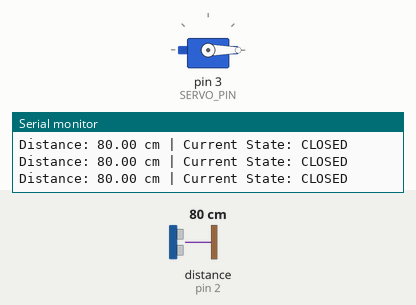
A sketch run on a simulated Arduino Uno, built with avr-gcc and run on an emulated ATmega328P. Shown: servo, the last lines printed to the serial monitor. The inputs (shaded band) are chosen by the test bench; at power-on: distance to the obstacle (sensor on pin 2) 80 cm.

Above: at 1.2 s.
1.3 s: distance to the obstacle (sensor on pin 2) set to 22 cm
2.8 s: distance to the obstacle (sensor on pin 2) set to 17 cm
At 3.59 s:
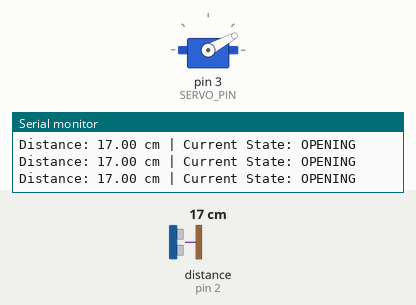
At 5.6 s:
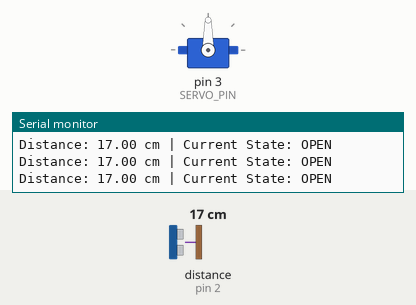
5.8 s: distance to the obstacle (sensor on pin 2) set to 35 cm
At 8.34 s:
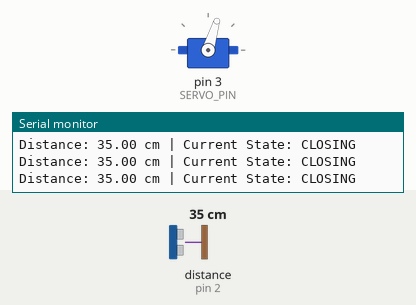
Timing chart, 0 to 11.9 s (numbered marks = the images above; inputs shaded):
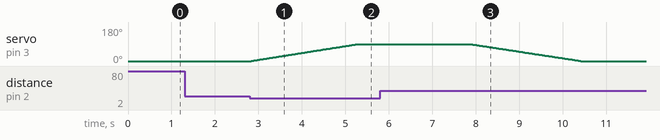

Measured:
- the behaviour switches between 20 and 19 cm on distance to the obstacle (sensor on pin 2) (found by bisection; images 0 and 1)
- after the input at 2.8 s, servo on pin 3 (SERVO_PIN): moves from 0° to 90° over 2.4 s, starting at once
- after the input at 5.8 s, servo on pin 3 (SERVO_PIN): moves from 90° to 0° over 2.5 s, starting after 2.1 s

The sketch:

11.3.boomGate.ino
```cpp
/*
  Author: Callen Lin
  Learning Intention: Students will use an ultrasonic sensor to control a servo motor

  Student Notes:
  1. Make sure you include flow chart of your logic
  2. Students should aim to implement different logic approaches to the problem

  3. Suggested Grove ports: Ultrasonic D2 (single signal pin), Servo D3
*/

#include <Servo.h>
#include "Ultrasonic.h"

const int ULTRASONIC_PIN = 2;
const int SERVO_PIN = 3;

const int DETECTION_DISTANCE = 20;

const int CLOSED_ANGLE = 0;
const int OPEN_ANGLE = 90;

const unsigned long CLEAR_DELAY = 2000;
const unsigned long SERVO_INTERVAL = 1;

Ultrasonic ultrasonic(ULTRASONIC_PIN);
Servo gateServo;

enum GateState {
  CLOSED,
  OPENING,
  OPEN,
  WAIT,
  CLOSING
};

GateState gateState = CLOSED;

unsigned long clearStartTime = 0;
unsigned long servoTimer = 0;

int gateAngle = CLOSED_ANGLE;

float getDistance() {

  return ultrasonic.read();

}

void setGateAngle(int targetAngle) {

  if (gateAngle < targetAngle) {
    gateAngle++;
  }

  else if (gateAngle > targetAngle) {
    gateAngle--;
  }

  gateServo.write(gateAngle);
}


void setup() {

  Serial.begin(115200);

  gateServo.attach(SERVO_PIN);
  gateServo.write(CLOSED_ANGLE);

  Serial.println("========================================");
  Serial.println("THE LEGENDARYBOOM GATE FOR MR VEHICLE");
  Serial.println("========================================");
}


void loop() {

  unsigned long currentTime = millis();

  float distance = getDistance();

  bool vehicleDetected =
    distance > 0 && distance < DETECTION_DISTANCE;

  if (currentTime - servoTimer >= SERVO_INTERVAL) {

    servoTimer = currentTime;

    if (gateState == OPENING) {

      setGateAngle(OPEN_ANGLE);

      if (gateAngle == OPEN_ANGLE) {
        gateState = OPEN;

        Serial.println("Gate fully open.");
      }
    }

    else if (gateState == CLOSING) {
      if (vehicleDetected) {

        gateState = OPENING;

        Serial.println("Vehicle detected during closing! Reopening gate.");

      }

      else {

        setGateAngle(CLOSED_ANGLE);

        if (gateAngle == CLOSED_ANGLE) {
          gateState = CLOSED;

          Serial.println("No one around... CLOSED.");
        }
      }
    }
  }


  switch (gateState) {

    case CLOSED:

      if (vehicleDetected) {

        gateState = OPENING;

        Serial.println("Yo its Mr Vehicle - OPEN SESAME!!!!");
      }

      break;

    case OPENING:
      break;

    case OPEN:

      if (!vehicleDetected) {
        clearStartTime = currentTime;
        gateState = WAIT;
        Serial.println("Yo Mr Vehicle is here! OPEN UP!");
      }

      break;

    case WAIT:

      if (vehicleDetected) {

        gateState = OPEN;
        Serial.println("Mr Vehicle Still here? Uh. STAY OPEN!!!!");
      }

      else if (currentTime - clearStartTime >= CLEAR_DELAY) {

        gateState = CLOSING;

        Serial.println("Closing da gate.");
      }

      break;

    case CLOSING:
      break;
  }


  Serial.print("Distance: ");
  Serial.print(distance);
  Serial.print(" cm | Current State: ");

  switch (gateState) {

    case CLOSED:
      Serial.println("CLOSED");
      break;

    case OPENING:
      Serial.println("OPENING");
      break;

    case OPEN:
      Serial.println("OPEN");
      break;

    case WAIT:
      Serial.println("WAIT");
      break;

    case CLOSING:
      Serial.println("CLOSING");
      break;
  }

  delay(25);
}
```
